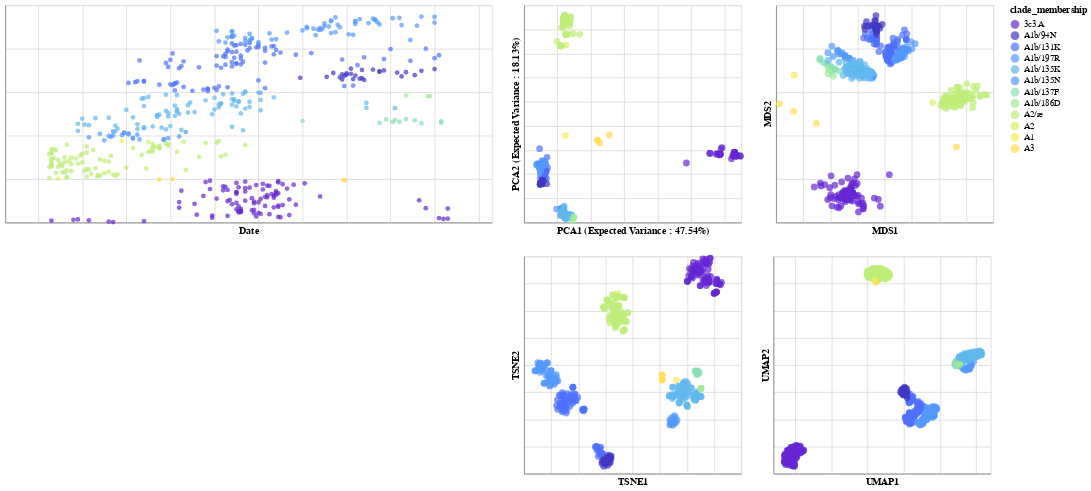

Source (notebook cell):
### Code cell
fullChart

### Figure 1 — Vega-Lite specification as saved in the notebook (floating-point values rounded to 4 significant figures; data arrays with more than 128 entries replaced by an {"elided": "..."} marker saying what was removed)
{"config": {"view": {"continuousWidth": 400, "continuousHeight": 300}}, "hconcat": [{"mark": "circle", "encoding": {"color": {"condition": {"type": "nominal", "field": "clade_membership", "scale": {"domain": ["3c3.A", "A1b/94N", "A1b/131K", "A1b/197R", "A1b/135K", "A1b/135N", "A1b/137F", "A1b/186D", "A2/re", "A2", "A1", "A3"], "range": ["#6626d4", "#4138c3", "#4e70ff", "#5499ff", "#61b8f0", "#5499ff", "#87dfb3", "#a0e994", "#bdee78", "#ddee64", "#f8e957", "#ffdb4e"]}, "selection": "selector154"}, "value": "gray"}, "tooltip": [{"type": "nominal", "field": "strain"}, {"type": "nominal", "field": "clade_membership"}], "x": {"type": "quantitative", "axis": {"labels": false, "ticks": false}, "field": "date", "scale": {"domain": [2018.0, 2020.0]}, "title": "Date"}, "y": {"type": "quantitative", "axis": {"labels": false, "ticks": false}, "field": "y", "title": ""}}, "height": 250, "selection": {"selector154": {"type": "interval", "resolve": "global"}}, "width": 560}, {"vconcat": [{"hconcat": [{"mark": {"type": "circle", "size": 60}, "encoding": {"color": {"condition": {"type": "nominal", "field": "clade_membership", "scale": {"domain": ["3c3.A", "A1b/94N", "A1b/131K", "A1b/197R", "A1b/135K", "A1b/135N", "A1b/137F", "A1b/186D", "A2/re", "A2", "A1", "A3"], "range": ["#6626d4", "#4138c3", "#4e70ff", "#5499ff", "#61b8f0", "#5499ff", "#87dfb3", "#a0e994", "#bdee78", "#ddee64", "#f8e957", "#ffdb4e"]}, "selection": "selector154"}, "value": "gray"}, "tooltip": [{"type": "nominal", "field": "strain"}, {"type": "nominal", "field": "clade_membership"}], "x": {"type": "quantitative", "axis": {"labels": false, "ticks": false}, "field": "pca1", "title": "PCA1 (Expected Variance : 47.54%)"}, "y": {"type": "quantitative", "axis": {"labels": false, "ticks": false}, "field": "pca2", "title": "PCA2 (Expected Variance : 18.13%)"}}, "height": 250, "selection": {"selector154": {"type": "interval", "resolve": "global"}}, "width": 250}, {"mark": {"type": "circle", "size": 60}, "encoding": {"color": {"condition": {"type": "nominal", "field": "clade_membership", "scale": {"domain": ["3c3.A", "A1b/94N", "A1b/131K", "A1b/197R", "A1b/135K", "A1b/135N", "A1b/137F", "A1b/186D", "A2/re", "A2", "A1", "A3"], "range": ["#6626d4", "#4138c3", "#4e70ff", "#5499ff", "#61b8f0", "#5499ff", "#87dfb3", "#a0e994", "#bdee78", "#ddee64", "#f8e957", "#ffdb4e"]}, "selection": "selector154"}, "value": "gray"}, "tooltip": [{"type": "nominal", "field": "strain"}, {"type": "nominal", "field": "clade_membership"}], "x": {"type": "quantitative", "axis": {"labels": false, "ticks": false}, "field": "mds1", "title": "MDS1"}, "y": {"type": "quantitative", "axis": {"labels": false, "ticks": false}, "field": "mds2", "title": "MDS2"}}, "height": 250, "selection": {"selector154": {"type": "interval", "resolve": "global"}}, "width": 250}]}, {"hconcat": [{"mark": {"type": "circle", "size": 60}, "encoding": {"color": {"condition": {"type": "nominal", "field": "clade_membership", "scale": {"domain": ["3c3.A", "A1b/94N", "A1b/131K", "A1b/197R", "A1b/135K", "A1b/135N", "A1b/137F", "A1b/186D", "A2/re", "A2", "A1", "A3"], "range": ["#6626d4", "#4138c3", "#4e70ff", "#5499ff", "#61b8f0", "#5499ff", "#87dfb3", "#a0e994", "#bdee78", "#ddee64", "#f8e957", "#ffdb4e"]}, "selection": "selector154"}, "value": "gray"}, "tooltip": [{"type": "nominal", "field": "strain"}, {"type": "nominal", "field": "clade_membership"}], "x": {"type": "quantitative", "axis": {"labels": false, "ticks": false}, "field": "tsne_x", "title": "TSNE1"}, "y": {"type": "quantitative", "axis": {"labels": false, "ticks": false}, "field": "tsne_y", "title": "TSNE2"}}, "height": 250, "selection": {"selector154": {"type": "interval", "resolve": "global"}}, "width": 250}, {"mark": {"type": "circle", "size": 60}, "encoding": {"color": {"condition": {"type": "nominal", "field": "clade_membership", "scale": {"domain": ["3c3.A", "A1b/94N", "A1b/131K", "A1b/197R", "A1b/135K", "A1b/135N", "A1b/137F", "A1b/186D", "A2/re", "A2", "A1", "A3"], "range": ["#6626d4", "#4138c3", "#4e70ff", "#5499ff", "#61b8f0", "#5499ff", "#87dfb3", "#a0e994", "#bdee78", "#ddee64", "#f8e957", "#ffdb4e"]}, "selection": "selector154"}, "value": "gray"}, "tooltip": [{"type": "nominal", "field": "strain"}, {"type": "nominal", "field": "clade_membership"}], "x": {"type": "quantitative", "axis": {"labels": false, "ticks": false}, "field": "umap_x", "title": "UMAP1"}, "y": {"type": "quantitative", "axis": {"labels": false, "ticks": false}, "field": "umap_y", "title": "UMAP2"}}, "height": 250, "selection": {"selector154": {"type": "interval", "resolve": "global"}}, "width": 250}]}]}], "data": {"name": "data-63097986eac0397fd3f682d7ad08366d"}, "$schema": "https://vega.github.io/schema/vega-lite/v4.8.1.json", "datasets": {"data-63097986eac0397fd3f682d7ad08366d": {"elided": "474 records"}}}
